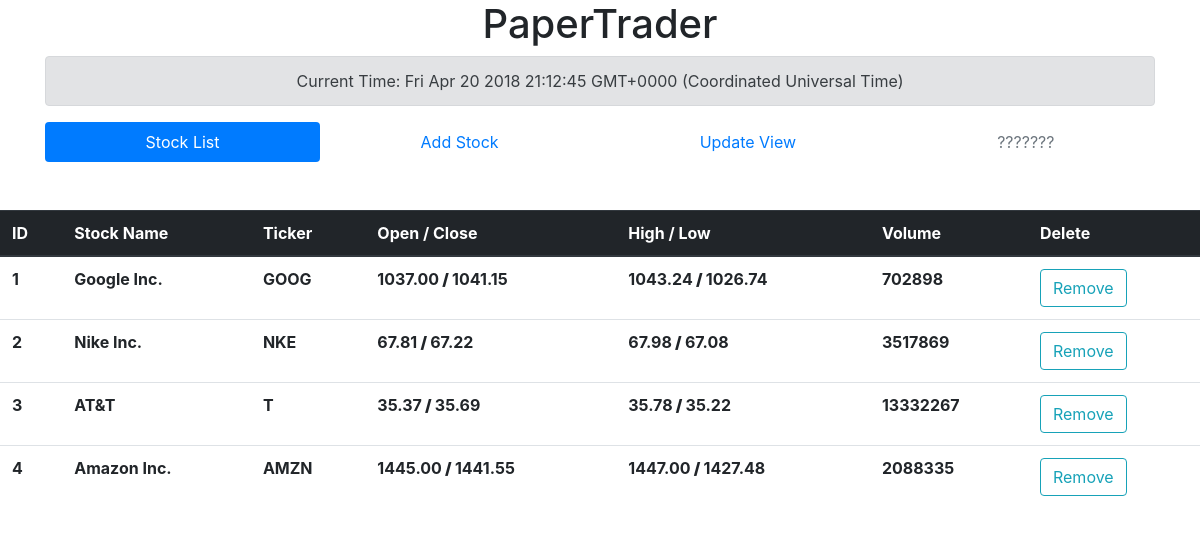
The app's page /, older data.
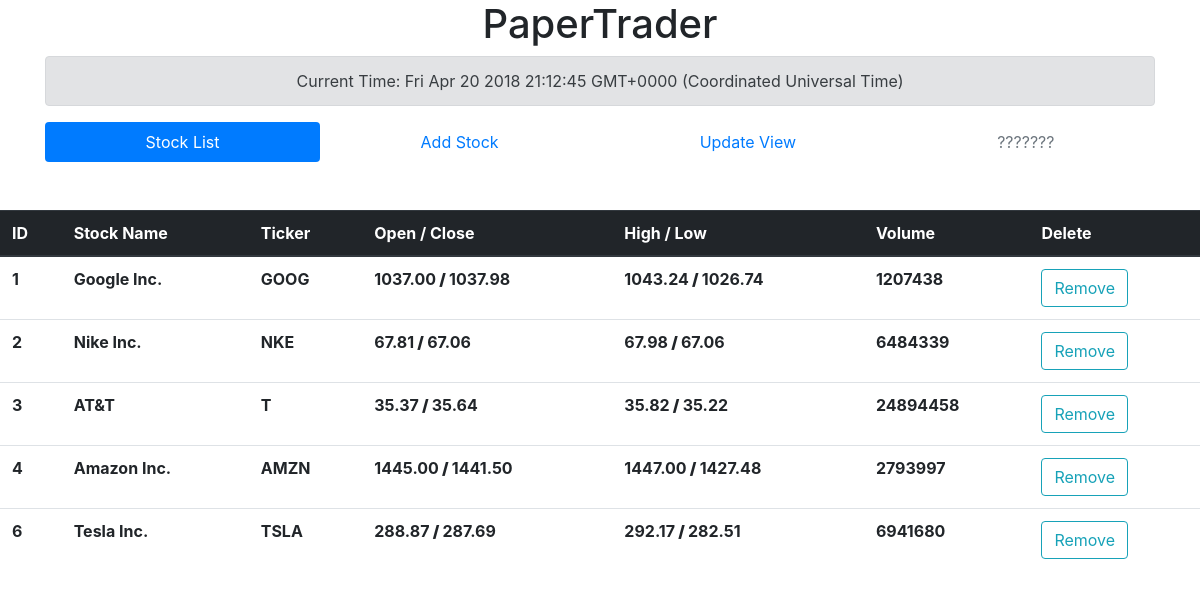
The same page, newer data.
### PaperTraderApp/models.py (models this page shows, shortened)
class StockModel(models.Model):
    name = models.CharField(max_length=MAX_LENGTH_NAME, unique=True)
    symbol = models.CharField(max_length=MAX_LENGTH_SYMB, unique=True)
    opening = models.DecimalField(max_digits=MAX_DIGITS, decimal_places=2)
    closing = models.DecimalField(max_digits=MAX_DIGITS, decimal_places=2)
    high = models.DecimalField(max_digits=MAX_DIGITS, decimal_places=2)
    low  = models.DecimalField(max_digits=MAX_DIGITS, decimal_places=2)
    volume = models.DecimalField(max_digits=MAX_DIGITS, decimal_places=0)

### PaperTraderApp/views.py (the view)
# urls.py: path('', PaperTraderApp.views.ListStockView.as_view(), name="Home"),
class ListStockView(ListView):
    model = StockModel
    template_name = 'stock_list.html'

### PaperTraderApp/templates/stock_list.html (shortened to what this page needs)
<link rel="stylesheet" href="https://maxcdn.bootstrapcdn.com/bootstrap/4.0.0/css/bootstrap.min.css">
<div class="container">
<header>
<center>
<h1> PaperTrader </h1>
<div class="alert alert-secondary">
		Current Time:
</div>
</center>
<div class="align">
	<center>
	<ul class="nav nav-pills nav-fill">
	<li class="nav-item">
	  <a class="nav-link active" href="/">Stock List</a>
	</li>
	<li class="nav-item">
	  <a class="nav-link" href="{% url "stock-new" %}">Add Stock</a>
	</li>
	<li class="nav-item">
	  <a class="nav-link" href="{% url "update" %}">Update View</a>
	</li>
	<li class="nav-item">
	  <a class="nav-link disabled" href="#">???????</a>
	</li>
	</ul>
	</center>
</header>
</div>
<table class="table">
	<thead class="thead-dark">
		<tr>
			<th scope="col">ID</th>
			<th scope="col">Stock Name</th>
			<th scope="col">Ticker</th>
			<th scope="col">Open / Close</th>
			<th scope="col">High / Low</th>
			<th scope="col">Volume</th>
			<th scope="col">Delete</th>
		</tr>
	</thead>
	<tbody>
		{% for stock in object_list %}
		<tr>
			<th>{{ stock.id }}</th>
			<th>{{ stock.name }}</th>
			<th>{{ stock.symbol }}</th>
			<th>{{ stock.opening }}<strong> / </strong>{{ stock.closing }}</th>
			<th>{{ stock.high }}<strong> / </strong>{{ stock.low }}</th>
			<th>{{ stock.volume }}</th>
			<th> <a type="button" class="btn btn-outline-info"  href="{% url "stock-delete" pk=stock.id %}">Remove</a></th>
		</tr>
		{% endfor %}
	</tbody>
</table>

Row changes from the older to the newer data that the page shows:
changed StockModel "Google Inc.": closing "1041.15" → "1037.98"; volume "702898" → "1207438"
changed StockModel "Nike Inc.": closing "67.22" → "67.06"; low "67.08" → "67.06"; volume "3517869" → "6484339"
changed StockModel "AT&T": closing "35.69" → "35.64"; high "35.78" → "35.82"; volume "13332267" → "24894458"
changed StockModel "Amazon Inc.": closing "1441.55" → "1441.50"; volume "2088335" → "2793997"
added StockModel: id "6", name "Tesla Inc.", symbol "TSLA", opening "288.87", closing "287.69", high "292.17", low "282.51", volume "6941680"
